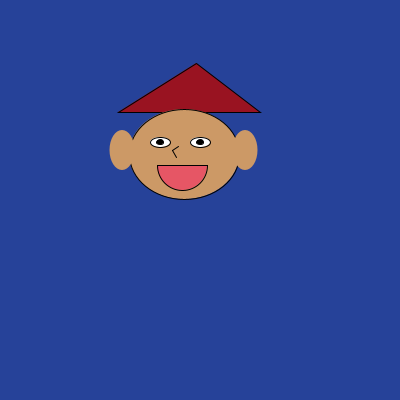
Frame 1 (no input)
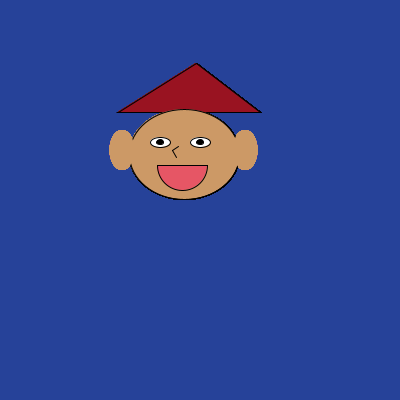
Frame 60 (the mouse pressed at the canvas centre just before this capture)
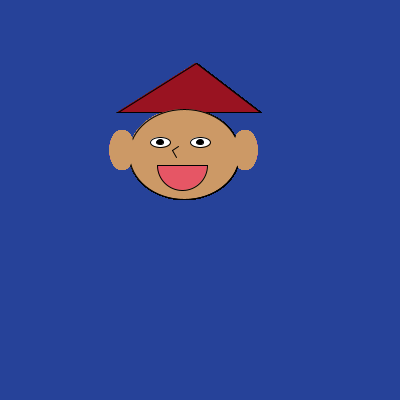
Frame 120 (the mouse held since frame 60 and released just before this capture)

The Processing sketch that drew these frames (run headless with seeded random() and noise(); from frame 60 on, the mouse is pressed at the canvas centre):

// Processing sketch: processing_116801
// ── processing_116801.pde

void setup(){
  size (400,400);
  background(#264299);
}

void draw(){
  println(mouseX+","+mouseY);
  //sombrero
  fill (#991321);
  triangle (118,112,196,63,260,112);
  //cara
  fill (#CC9966);
  ellipse(184,154,110,90);
  //Ojo izquierdo
  fill(#FFFFFF);
  ellipse(160,142,20,10);
  fill(#000000);
  ellipse(160,142,7,5);
  
  //Ojo derecho
  fill(#FFFFFF);
  ellipse(200,142,20,10);
  fill(#000000);
  ellipse(200,142,7,5);
 
  //Oreja izquierda
  noStroke();
  fill(#CC9966);
  ellipse(122,150,25,40);
  //Oreja derecha
  noStroke();
  fill(#CC9966);
  ellipse(245,150,25,40);
  //Boca
  stroke(0);
  fill(#E65665);
  arc(182,165,50,50,0, PI, CLOSE);
  
  //nariz
  stroke (#000000);
  line(178,146,172,150);
  line(172,150,176,157);
 
}
